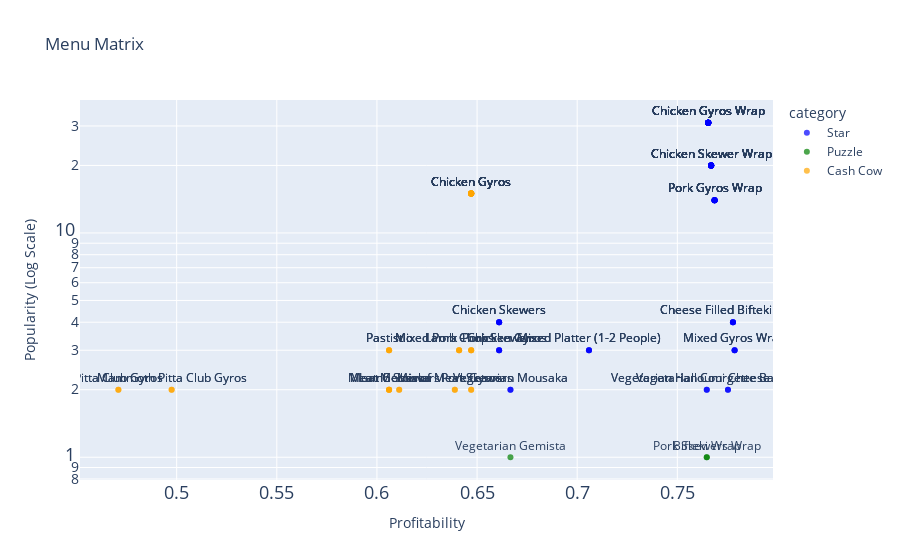
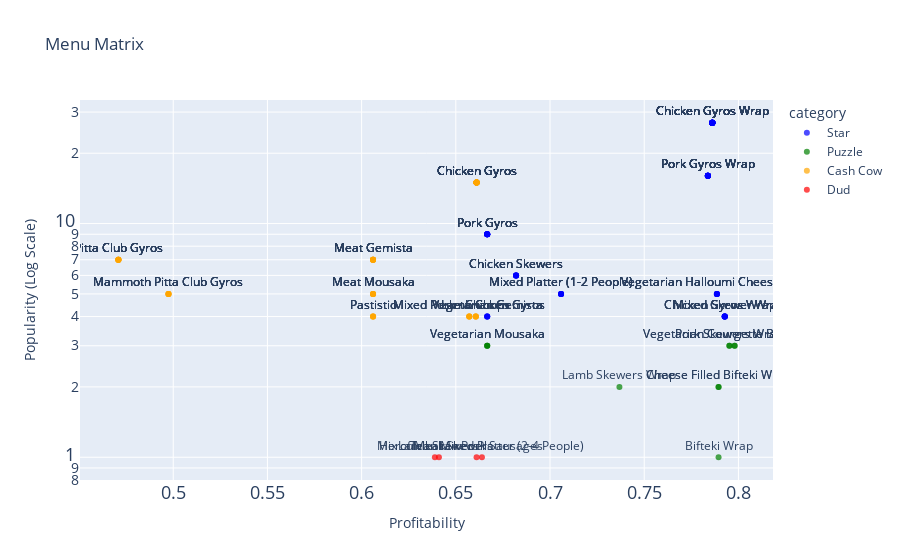

These figures' notebook cell, in order:
### Code cell
from dynamic_pricing.analysis.metrics import plot_menu_matrix

plot_menu_matrix(pre_df_menu_matrix)
plot_menu_matrix(post_df_menu_matrix)

### Figure 1 — Plotly figure (JSON) as saved in the notebook; plotly's stock layout.template omitted (floating-point values rounded to 4 significant figures)
{"data": [{"hovertemplate": "<b>%{hovertext}</b><br><br>category=Star<br>Profitability=%{x}<br>Popularity=%{y}<br>item_name=%{text}<extra></extra>", "hovertext": ["Chicken Skewer Wrap", "Chicken Gyros Wrap", "Pork Gyros Wrap", "Chicken Gyros Wrap", "Pork Gyros Wrap", "Chicken Gyros Wrap", "Chicken Skewer Wrap", "Chicken Gyros Wrap", "Pork Gyros Wrap", "Chicken Gyros Wrap", "Pork Gyros Wrap", "Mixed Gyros Wrap", "Chicken Gyros Wrap", "Chicken Skewers", "Chicken Gyros Wrap", "Chicken Skewer Wrap", "Mixed Platter (1-2 People)", "Vegetarian Courgette Balls Wrap", "Chicken Gyros Wrap", "Chicken Skewer Wrap", "Chicken Gyros Wrap", "Chicken Skewers", "Vegetarian Mousaka", "Pork Skewers", "Chicken Skewer Wrap", "Chicken Gyros Wrap", "Pork Gyros Wrap", "Chicken Skewer Wrap", "Chicken Skewer Wrap", "Chicken Skewer Wrap", "Chicken Skewer Wrap", "Chicken Skewer Wrap", "Chicken Gyros Wrap", "Pork Gyros Wrap", "Pork Gyros Wrap", "Chicken Gyros Wrap", "Pork Gyros Wrap", "Chicken Skewer Wrap", "Chicken Gyros Wrap", "Chicken Skewer Wrap", "Chicken Skewer Wrap", "Chicken Gyros Wrap", "Pork Skewers", "Chicken Skewer Wrap", "Chicken Gyros Wrap", "Vegetarian Halloumi Cheese Wrap", "Chicken Gyros Wrap", "Chicken Skewer Wrap", "Chicken Skewer Wrap", "Chicken Skewers", "Chicken Gyros Wrap", "Cheese Filled Bifteki Wrap", "Cheese Filled Bifteki Wrap", "Chicken Gyros Wrap", "Pork Gyros Wrap", "Chicken Gyros Wrap", "Chicken Skewer Wrap", "Pork Skewers", "Chicken Gyros Wrap", "Mixed Platter (1-2 People)", "Cheese Filled Bifteki Wrap", "Mixed Gyros Wrap", "Vegetarian Halloumi Cheese Wrap", "Mixed Platter (1-2 People)", "Chicken Gyros Wrap", "Vegetarian Mousaka", "Chicken Skewers", "Chicken Gyros Wrap", "Chicken Gyros Wrap", "Chicken Gyros Wrap", "Vegetarian Courgette Balls Wrap", "Cheese Filled Bifteki Wrap", "Mixed Gyros Wrap", "Chicken Gyros Wrap"], "legendgroup": "Star", "marker": {"color": "blue", "opacity": 0.7, "symbol": "circle"}, "mode": "markers+text", "name": "Star", "orientation": "v", "showlegend": true, "text": ["Chicken Skewer Wrap", "Chicken Gyros Wrap", "Pork Gyros Wrap", "Chicken Gyros Wrap", "Pork Gyros Wrap", "Chicken Gyros Wrap", "Chicken Skewer Wrap", "Chicken Gyros Wrap", "Pork Gyros Wrap", "Chicken Gyros Wrap", "Pork Gyros Wrap", "Mixed Gyros Wrap", "Chicken Gyros Wrap", "Chicken Skewers", "Chicken Gyros Wrap", "Chicken Skewer Wrap", "Mixed Platter (1-2 People)", "Vegetarian Courgette Balls Wrap", "Chicken Gyros Wrap", "Chicken Skewer Wrap", "Chicken Gyros Wrap", "Chicken Skewers", "Vegetarian Mousaka", "Pork Skewers", "Chicken Skewer Wrap", "Chicken Gyros Wrap", "Pork Gyros Wrap", "Chicken Skewer Wrap", "Chicken Skewer Wrap", "Chicken Skewer Wrap", "Chicken Skewer Wrap", "Chicken Skewer Wrap", "Chicken Gyros Wrap", "Pork Gyros Wrap", "Pork Gyros Wrap", "Chicken Gyros Wrap", "Pork Gyros Wrap", "Chicken Skewer Wrap", "Chicken Gyros Wrap", "Chicken Skewer Wrap", "Chicken Skewer Wrap", "Chicken Gyros Wrap", "Pork Skewers", "Chicken Skewer Wrap", "Chicken Gyros Wrap", "Vegetarian Halloumi Cheese Wrap", "Chicken Gyros Wrap", "Chicken Skewer Wrap", "Chicken Skewer Wrap", "Chicken Skewers", "Chicken Gyros Wrap", "Cheese Filled Bifteki Wrap", "Cheese Filled Bifteki Wrap", "Chicken Gyros Wrap", "Pork Gyros Wrap", "Chicken Gyros Wrap", "Chicken Skewer Wrap", "Pork Skewers", "Chicken Gyros Wrap", "Mixed Platter (1-2 People)", "Cheese Filled Bifteki Wrap", "Mixed Gyros Wrap", "Vegetarian Halloumi Cheese Wrap", "Mixed Platter (1-2 People)", "Chicken Gyros Wrap", "Vegetarian Mousaka", "Chicken Skewers", "Chicken Gyros Wrap", "Chicken Gyros Wrap", "Chicken Gyros Wrap", "Vegetarian Courgette Balls Wrap", "Cheese Filled Bifteki Wrap", "Mixed Gyros Wrap", "Chicken Gyros Wrap"], "textposition": "top center", "type": "scatter", "x": [0.7669, 0.7654, 0.7686, 0.7654, 0.7686, 0.7654, 0.7669, 0.7654, 0.7686, 0.7654, 0.7686, 0.7786, 0.7654, 0.661, 0.7654, 0.7669, 0.7059, 0.7753, 0.7654, 0.7669, 0.7654, 0.661, 0.6667, 0.661, 0.7669, 0.7654, 0.7686, 0.7669, 0.7669, 0.7669, 0.7669, 0.7669, 0.7654, 0.7686, 0.7686, 0.7654, 0.7686, 0.7669, 0.7654, 0.7669, 0.7669, 0.7654, 0.661, 0.7669, 0.7654, 0.7647, 0.7654, 0.7669, 0.7669, 0.661, 0.7654, 0.7778, 0.7778, 0.7654, 0.7686, 0.7654, 0.7669, 0.661, 0.7654, 0.7059, 0.7778, 0.7786, 0.7647, 0.7059, 0.7654, 0.6667, 0.661, 0.7654, 0.7654, 0.7654, 0.7753, 0.7778, 0.7786, 0.7654], "xaxis": "x", "y": [20, 31, 14, 31, 14, 31, 20, 31, 14, 31, 14, 3, 31, 4, 31, 20, 3, 2, 31, 20, 31, 4, 2, 3, 20, 31, 14, 20, 20, 20, 20, 20, 31, 14, 14, 31, 14, 20, 31, 20, 20, 31, 3, 20, 31, 2, 31, 20, 20, 4, 31, 4, 4, 31, 14, 31, 20, 3, 31, 3, 4, 3, 2, 3, 31, 2, 4, 31, 31, 31, 2, 4, 3, 31], "yaxis": "y"}, {"hovertemplate": "<b>%{hovertext}</b><br><br>category=Puzzle<br>Profitability=%{x}<br>Popularity=%{y}<br>item_name=%{text}<extra></extra>", "hovertext": ["Pork Skewers Wrap", "Vegetarian Gemista", "Bifteki Wrap"], "legendgroup": "Puzzle", "marker": {"color": "green", "opacity": 0.7, "symbol": "circle"}, "mode": "markers+text", "name": "Puzzle", "orientation": "v", "showlegend": true, "text": ["Pork Skewers Wrap", "Vegetarian Gemista", "Bifteki Wrap"], "textposition": "top center", "type": "scatter", "x": [0.7647, 0.6667, 0.7647], "xaxis": "x", "y": [1, 1, 1], "yaxis": "y"}, {"hovertemplate": "<b>%{hovertext}</b><br><br>category=Cash Cow<br>Profitability=%{x}<br>Popularity=%{y}<br>item_name=%{text}<extra></extra>", "hovertext": ["Mixed Pork - Chicken Gyros", "Chicken Gyros", "Pastistio", "Pitta Club Gyros", "Chicken Gyros", "Mammoth Pitta Club Gyros", "Chicken Gyros", "Pastistio", "Pastistio", "Pork Gyros", "Chicken Gyros", "Meat Mousaka", "Chicken Gyros", "Lamb Skewers", "Chicken Gyros", "Chicken Gyros", "Chicken Gyros", "Pork Gyros", "Chicken Gyros", "Chicken Gyros", "Lamb Chops", "Meat Mousaka", "Chicken Gyros", "Chicken Gyros", "Lamb Chops", "Lamb Chops", "Mammoth Pitta Club Gyros", "Mixed Pork - Chicken Gyros", "Chicken Gyros", "Chicken Gyros", "Meat Gemista", "Meat Gemista", "Mixed Pork - Chicken Gyros", "Mix of Meat Skewers", "Mix of Meat Skewers", "Pitta Club Gyros", "Lamb Skewers"], "legendgroup": "Cash Cow", "marker": {"color": "orange", "opacity": 0.7, "symbol": "circle"}, "mode": "markers+text", "name": "Cash Cow", "orientation": "v", "showlegend": true, "text": ["Mixed Pork - Chicken Gyros", "Chicken Gyros", "Pastistio", "Pitta Club Gyros", "Chicken Gyros", "Mammoth Pitta Club Gyros", "Chicken Gyros", "Pastistio", "Pastistio", "Pork Gyros", "Chicken Gyros", "Meat Mousaka", "Chicken Gyros", "Lamb Skewers", "Chicken Gyros", "Chicken Gyros", "Chicken Gyros", "Pork Gyros", "Chicken Gyros", "Chicken Gyros", "Lamb Chops", "Meat Mousaka", "Chicken Gyros", "Chicken Gyros", "Lamb Chops", "Lamb Chops", "Mammoth Pitta Club Gyros", "Mixed Pork - Chicken Gyros", "Chicken Gyros", "Chicken Gyros", "Meat Gemista", "Meat Gemista", "Mixed Pork - Chicken Gyros", "Mix of Meat Skewers", "Mix of Meat Skewers", "Pitta Club Gyros", "Lamb Skewers"], "textposition": "top center", "type": "scatter", "x": [0.6471, 0.6471, 0.6061, 0.4709, 0.6471, 0.4975, 0.6471, 0.6061, 0.6061, 0.6471, 0.6471, 0.6061, 0.6471, 0.6111, 0.6471, 0.6471, 0.6471, 0.6471, 0.6471, 0.6471, 0.641, 0.6061, 0.6471, 0.6471, 0.641, 0.641, 0.4975, 0.6471, 0.6471, 0.6471, 0.6061, 0.6061, 0.6471, 0.6389, 0.6389, 0.4709, 0.6111], "xaxis": "x", "y": [3, 15, 3, 2, 15, 2, 15, 3, 3, 2, 15, 2, 15, 2, 15, 15, 15, 2, 15, 15, 3, 2, 15, 15, 3, 3, 2, 3, 15, 15, 2, 2, 3, 2, 2, 2, 2], "yaxis": "y"}], "layout": {"legend": {"title": {"text": "category"}, "tracegroupgap": 0}, "showlegend": true, "title": {"text": "Menu Matrix"}, "xaxis": {"anchor": "y", "domain": [0, 1], "tickfont": {"size": 18}, "title": {"text": "Profitability"}}, "yaxis": {"anchor": "x", "domain": [0, 1], "tickfont": {"size": 18}, "title": {"text": "Popularity (Log Scale)"}, "type": "log"}}}

### Figure 2 — Plotly figure (JSON) as saved in the notebook; plotly's stock layout.template omitted (floating-point values rounded to 4 significant figures)
{"data": [{"hovertemplate": "<b>%{hovertext}</b><br><br>category=Star<br>Profitability=%{x}<br>Popularity=%{y}<br>item_name=%{text}<extra></extra>", "hovertext": ["Pork Gyros Wrap", "Chicken Gyros Wrap", "Chicken Gyros Wrap", "Chicken Skewers", "Chicken Gyros Wrap", "Chicken Gyros Wrap", "Vegetarian Halloumi Cheese Wrap", "Vegetarian Halloumi Cheese Wrap", "Pork Gyros Wrap", "Chicken Gyros Wrap", "Vegetarian Gemista", "Pork Gyros Wrap", "Chicken Skewers", "Vegetarian Halloumi Cheese Wrap", "Chicken Gyros Wrap", "Chicken Skewers", "Chicken Gyros Wrap", "Vegetarian Gemista", "Vegetarian Gemista", "Pork Gyros", "Vegetarian Halloumi Cheese Wrap", "Pork Gyros", "Chicken Gyros Wrap", "Pork Gyros Wrap", "Pork Gyros Wrap", "Chicken Gyros Wrap", "Pork Gyros Wrap", "Chicken Gyros Wrap", "Pork Gyros", "Mixed Platter (1-2 People)", "Vegetarian Halloumi Cheese Wrap", "Chicken Gyros Wrap", "Pork Gyros Wrap", "Chicken Skewer Wrap", "Chicken Skewer Wrap", "Chicken Gyros Wrap", "Mixed Platter (1-2 People)", "Chicken Gyros Wrap", "Pork Gyros Wrap", "Pork Gyros", "Chicken Gyros Wrap", "Chicken Skewers", "Chicken Gyros Wrap", "Vegetarian Gemista", "Pork Gyros", "Mixed Gyros Wrap", "Pork Gyros", "Pork Gyros", "Pork Gyros Wrap", "Chicken Gyros Wrap", "Pork Gyros Wrap", "Mixed Platter (1-2 People)", "Chicken Gyros Wrap", "Chicken Skewers", "Chicken Gyros Wrap", "Mixed Platter (1-2 People)", "Chicken Gyros Wrap", "Chicken Gyros Wrap", "Pork Gyros Wrap", "Chicken Gyros Wrap", "Chicken Gyros Wrap", "Chicken Skewers", "Chicken Skewer Wrap", "Pork Gyros", "Mixed Platter (1-2 People)", "Chicken Skewer Wrap", "Chicken Gyros Wrap", "Pork Gyros Wrap", "Pork Gyros", "Mixed Gyros Wrap", "Mixed Gyros Wrap"], "legendgroup": "Star", "marker": {"color": "blue", "opacity": 0.7, "symbol": "circle"}, "mode": "markers+text", "name": "Star", "orientation": "v", "showlegend": true, "text": ["Pork Gyros Wrap", "Chicken Gyros Wrap", "Chicken Gyros Wrap", "Chicken Skewers", "Chicken Gyros Wrap", "Chicken Gyros Wrap", "Vegetarian Halloumi Cheese Wrap", "Vegetarian Halloumi Cheese Wrap", "Pork Gyros Wrap", "Chicken Gyros Wrap", "Vegetarian Gemista", "Pork Gyros Wrap", "Chicken Skewers", "Vegetarian Halloumi Cheese Wrap", "Chicken Gyros Wrap", "Chicken Skewers", "Chicken Gyros Wrap", "Vegetarian Gemista", "Vegetarian Gemista", "Pork Gyros", "Vegetarian Halloumi Cheese Wrap", "Pork Gyros", "Chicken Gyros Wrap", "Pork Gyros Wrap", "Pork Gyros Wrap", "Chicken Gyros Wrap", "Pork Gyros Wrap", "Chicken Gyros Wrap", "Pork Gyros", "Mixed Platter (1-2 People)", "Vegetarian Halloumi Cheese Wrap", "Chicken Gyros Wrap", "Pork Gyros Wrap", "Chicken Skewer Wrap", "Chicken Skewer Wrap", "Chicken Gyros Wrap", "Mixed Platter (1-2 People)", "Chicken Gyros Wrap", "Pork Gyros Wrap", "Pork Gyros", "Chicken Gyros Wrap", "Chicken Skewers", "Chicken Gyros Wrap", "Vegetarian Gemista", "Pork Gyros", "Mixed Gyros Wrap", "Pork Gyros", "Pork Gyros", "Pork Gyros Wrap", "Chicken Gyros Wrap", "Pork Gyros Wrap", "Mixed Platter (1-2 People)", "Chicken Gyros Wrap", "Chicken Skewers", "Chicken Gyros Wrap", "Mixed Platter (1-2 People)", "Chicken Gyros Wrap", "Chicken Gyros Wrap", "Pork Gyros Wrap", "Chicken Gyros Wrap", "Chicken Gyros Wrap", "Chicken Skewers", "Chicken Skewer Wrap", "Pork Gyros", "Mixed Platter (1-2 People)", "Chicken Skewer Wrap", "Chicken Gyros Wrap", "Pork Gyros Wrap", "Pork Gyros", "Mixed Gyros Wrap", "Mixed Gyros Wrap"], "textposition": "top center", "type": "scatter", "x": [0.7838, 0.7861, 0.7861, 0.682, 0.7861, 0.7861, 0.7886, 0.7886, 0.7838, 0.7861, 0.6667, 0.7838, 0.682, 0.7886, 0.7861, 0.682, 0.7861, 0.6667, 0.6667, 0.6667, 0.7886, 0.6667, 0.7861, 0.7838, 0.7838, 0.7861, 0.7838, 0.7861, 0.6667, 0.7059, 0.7886, 0.7861, 0.7838, 0.7927, 0.7927, 0.7861, 0.7059, 0.7861, 0.7838, 0.6667, 0.7861, 0.682, 0.7861, 0.6667, 0.6667, 0.7927, 0.6667, 0.6667, 0.7838, 0.7861, 0.7838, 0.7059, 0.7861, 0.682, 0.7861, 0.7059, 0.7861, 0.7861, 0.7838, 0.7861, 0.7861, 0.682, 0.7927, 0.6667, 0.7059, 0.7927, 0.7861, 0.7838, 0.6667, 0.7927, 0.7927], "xaxis": "x", "y": [16, 27, 27, 6, 27, 27, 5, 5, 16, 27, 4, 16, 6, 5, 27, 6, 27, 4, 4, 9, 5, 9, 27, 16, 16, 27, 16, 27, 9, 5, 5, 27, 16, 4, 4, 27, 5, 27, 16, 9, 27, 6, 27, 4, 9, 4, 9, 9, 16, 27, 16, 5, 27, 6, 27, 5, 27, 27, 16, 27, 27, 6, 4, 9, 5, 4, 27, 16, 9, 4, 4], "yaxis": "y"}, {"hovertemplate": "<b>%{hovertext}</b><br><br>category=Puzzle<br>Profitability=%{x}<br>Popularity=%{y}<br>item_name=%{text}<extra></extra>", "hovertext": ["Vegetarian Mousaka", "Cheese Filled Bifteki Wrap", "Vegetarian Mousaka", "Vegetarian Mousaka", "Pork Skewers Wrap", "Pork Skewers Wrap", "Vegetarian Courgette Balls Wrap", "Cheese Filled Bifteki Wrap", "Lamb Skewers Wrap", "Vegetarian Courgette Balls Wrap", "Bifteki Wrap"], "legendgroup": "Puzzle", "marker": {"color": "green", "opacity": 0.7, "symbol": "circle"}, "mode": "markers+text", "name": "Puzzle", "orientation": "v", "showlegend": true, "text": ["Vegetarian Mousaka", "Cheese Filled Bifteki Wrap", "Vegetarian Mousaka", "Vegetarian Mousaka", "Pork Skewers Wrap", "Pork Skewers Wrap", "Vegetarian Courgette Balls Wrap", "Cheese Filled Bifteki Wrap", "Lamb Skewers Wrap", "Vegetarian Courgette Balls Wrap", "Bifteki Wrap"], "textposition": "top center", "type": "scatter", "x": [0.6667, 0.7895, 0.6667, 0.6667, 0.7952, 0.7952, 0.798, 0.7895, 0.7368, 0.798, 0.7895], "xaxis": "x", "y": [3, 2, 3, 3, 3, 3, 3, 2, 2, 3, 1], "yaxis": "y"}, {"hovertemplate": "<b>%{hovertext}</b><br><br>category=Cash Cow<br>Profitability=%{x}<br>Popularity=%{y}<br>item_name=%{text}<extra></extra>", "hovertext": ["Meat Gemista", "Mixed Pork - Chicken Gyros", "Mixed Pork - Chicken Gyros", "Meat Gemista", "Chicken Gyros", "Mammoth Pitta Club Gyros", "Meat Gemista", "Chicken Gyros", "Chicken Gyros", "Mixed Pork - Chicken Gyros", "Mammoth Pitta Club Gyros", "Chicken Gyros", "Meat Mousaka", "Pitta Club Gyros", "Pitta Club Gyros", "Chicken Gyros", "Chicken Gyros", "Chicken Gyros", "Pastistio", "Lamb Chops", "Mixed Pork - Chicken Gyros", "Pitta Club Gyros", "Pitta Club Gyros", "Meat Mousaka", "Mammoth Pitta Club Gyros", "Chicken Gyros", "Pitta Club Gyros", "Meat Mousaka", "Lamb Chops", "Pitta Club Gyros", "Meat Mousaka", "Chicken Gyros", "Meat Gemista", "Pastistio", "Meat Gemista", "Chicken Gyros", "Meat Gemista", "Lamb Chops", "Mammoth Pitta Club Gyros", "Pitta Club Gyros", "Lamb Chops", "Meat Mousaka", "Pastistio", "Meat Gemista", "Chicken Gyros", "Chicken Gyros", "Pastistio", "Chicken Gyros", "Chicken Gyros", "Mammoth Pitta Club Gyros"], "legendgroup": "Cash Cow", "marker": {"color": "orange", "opacity": 0.7, "symbol": "circle"}, "mode": "markers+text", "name": "Cash Cow", "orientation": "v", "showlegend": true, "text": ["Meat Gemista", "Mixed Pork - Chicken Gyros", "Mixed Pork - Chicken Gyros", "Meat Gemista", "Chicken Gyros", "Mammoth Pitta Club Gyros", "Meat Gemista", "Chicken Gyros", "Chicken Gyros", "Mixed Pork - Chicken Gyros", "Mammoth Pitta Club Gyros", "Chicken Gyros", "Meat Mousaka", "Pitta Club Gyros", "Pitta Club Gyros", "Chicken Gyros", "Chicken Gyros", "Chicken Gyros", "Pastistio", "Lamb Chops", "Mixed Pork - Chicken Gyros", "Pitta Club Gyros", "Pitta Club Gyros", "Meat Mousaka", "Mammoth Pitta Club Gyros", "Chicken Gyros", "Pitta Club Gyros", "Meat Mousaka", "Lamb Chops", "Pitta Club Gyros", "Meat Mousaka", "Chicken Gyros", "Meat Gemista", "Pastistio", "Meat Gemista", "Chicken Gyros", "Meat Gemista", "Lamb Chops", "Mammoth Pitta Club Gyros", "Pitta Club Gyros", "Lamb Chops", "Meat Mousaka", "Pastistio", "Meat Gemista", "Chicken Gyros", "Chicken Gyros", "Pastistio", "Chicken Gyros", "Chicken Gyros", "Mammoth Pitta Club Gyros"], "textposition": "top center", "type": "scatter", "x": [0.6061, 0.6571, 0.6571, 0.6061, 0.661, 0.4975, 0.6061, 0.661, 0.661, 0.6571, 0.4975, 0.661, 0.6061, 0.4709, 0.4709, 0.661, 0.661, 0.661, 0.6061, 0.6606, 0.6571, 0.4709, 0.4709, 0.6061, 0.4975, 0.661, 0.4709, 0.6061, 0.6606, 0.4709, 0.6061, 0.661, 0.6061, 0.6061, 0.6061, 0.661, 0.6061, 0.6606, 0.4975, 0.4709, 0.6606, 0.6061, 0.6061, 0.6061, 0.661, 0.661, 0.6061, 0.661, 0.661, 0.4975], "xaxis": "x", "y": [7, 4, 4, 7, 15, 5, 7, 15, 15, 4, 5, 15, 5, 7, 7, 15, 15, 15, 4, 4, 4, 7, 7, 5, 5, 15, 7, 5, 4, 7, 5, 15, 7, 4, 7, 15, 7, 4, 5, 7, 4, 5, 4, 7, 15, 15, 4, 15, 15, 5], "yaxis": "y"}, {"hovertemplate": "<b>%{hovertext}</b><br><br>category=Dud<br>Profitability=%{x}<br>Popularity=%{y}<br>item_name=%{text}<extra></extra>", "hovertext": ["Trikalian Pork Sausages", "Herculean Mixed Platter (2-4 People)", "Lamb Skewers", "Mix of Meat Skewers"], "legendgroup": "Dud", "marker": {"color": "red", "opacity": 0.7, "symbol": "circle"}, "mode": "markers+text", "name": "Dud", "orientation": "v", "showlegend": true, "text": ["Trikalian Pork Sausages", "Herculean Mixed Platter (2-4 People)", "Lamb Skewers", "Mix of Meat Skewers"], "textposition": "top center", "type": "scatter", "x": [0.661, 0.6639, 0.641, 0.6389], "xaxis": "x", "y": [1, 1, 1, 1], "yaxis": "y"}], "layout": {"legend": {"title": {"text": "category"}, "tracegroupgap": 0}, "showlegend": true, "title": {"text": "Menu Matrix"}, "xaxis": {"anchor": "y", "domain": [0, 1], "tickfont": {"size": 18}, "title": {"text": "Profitability"}}, "yaxis": {"anchor": "x", "domain": [0, 1], "tickfont": {"size": 18}, "title": {"text": "Popularity (Log Scale)"}, "type": "log"}}}
